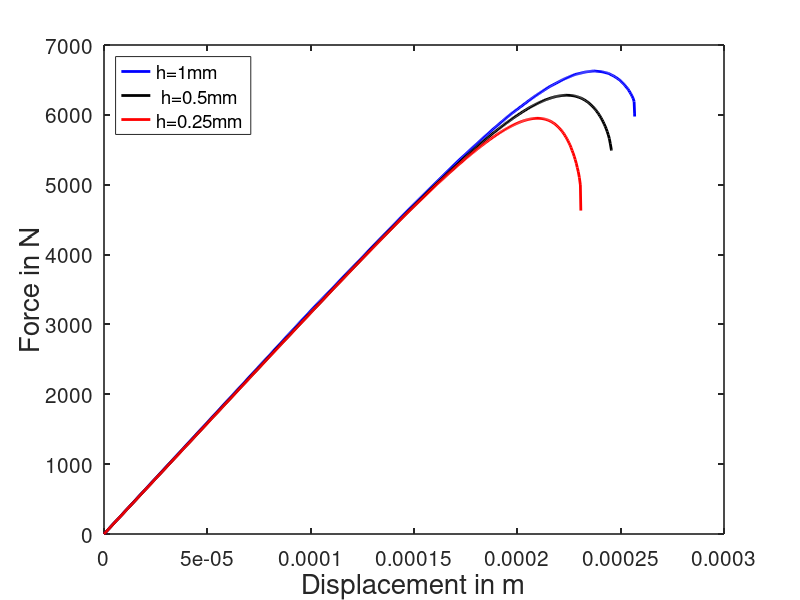

Source code (MATLAB):
A=load('1ux.txt');
displacement1= A(:,2);

B = load('1fx.txt');
force1 = B(:,2);

C=load('0.5ux.txt');
displacement05 = C(:,2);

D= load('0.5fx.txt');
force05= D(:,2);

E=load('0.25ux.txt');
displacement025= E(:,2);

F= load('0.25fx.txt');
force025 = F(:,2);




figure(1,'position',[50,50,1300,950])
plot(displacement1,force1,'b-',"linewidth", 2) 

hold on
plot(displacement05,force05,'k-',"linewidth", 2)

hold on
plot(displacement025,force025,'r-',"linewidth", 2) 
legend('h=1mm',' h=0.5mm','h=0.25mm','Location','NorthWest', "fontsize", 15)
set(gca, "linewidth",1.2, "fontsize", 15)


xlabel('Displacement in m', "fontsize", 20)
ylabel('Force in N', "fontsize", 20)




